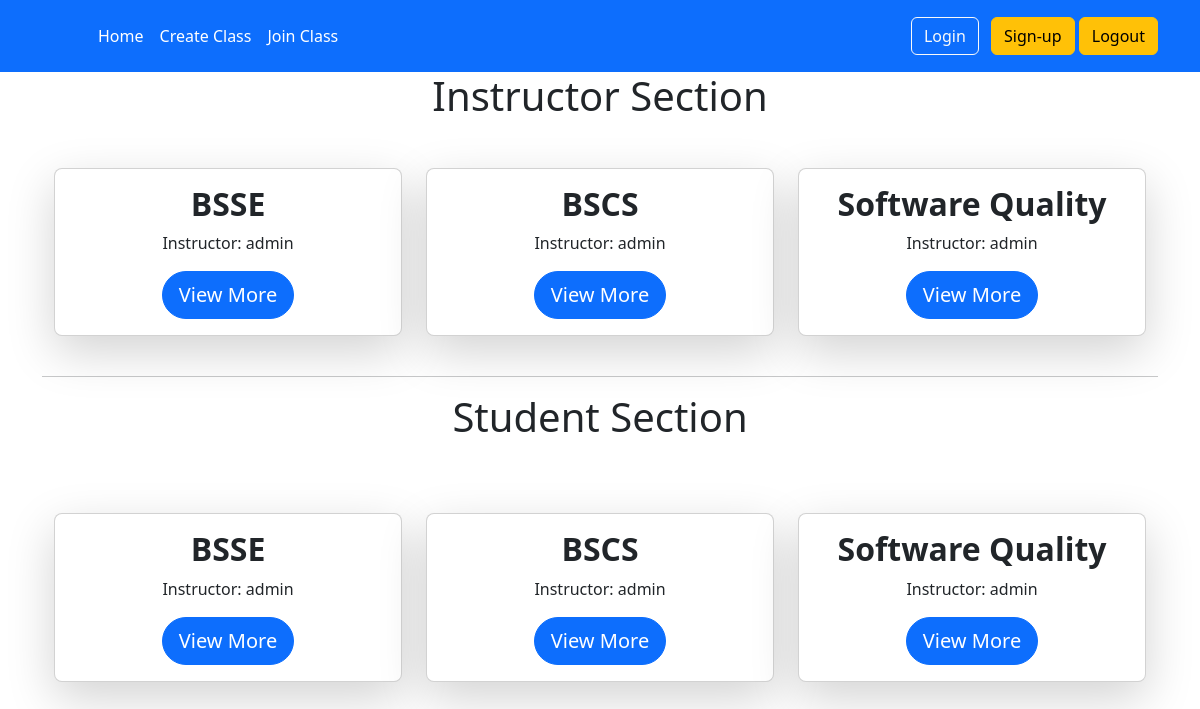
The app's page / (signed in) with its own data.
### authz/models.py (models this page shows)
class GoogleClass(models.Model):
    class_name = models.CharField(max_length=255)
    class_code = models.CharField(max_length=100)
    instructor = models.ForeignKey(User, null=True, blank=True ,on_delete=models.CASCADE)
    def __str__(self):
        return self.class_name

### home/views/home_view.py (the view)
# urls.py: path('',include('home.urls')),
def home(request):
    current_user = request.user
    googlcls = GoogleClass.objects.filter(instructor__username = current_user)
    googlclss = GoogleClass.objects.filter(classinstructor__name__username = current_user)
    print(googlclss)
    context = {
        'classs': googlcls,
        'std': googlclss,
    }
    return render(request,'home.html',context)

### templates/home.html (shortened to what this page needs)
{% extends "base.html" %}
{% block content %}
<h1 class="text-center">Instructor Section</h1>
<div class="container mt-5">
    <div class="row justify-content-center">
        {% for clas in classs %}
        <div class="col-md-4 mb-4">
            <div class="card shadow-lg rounded-3">
                <div class="card-body text-center">
                    <h2 class="card-title fw-bold">{{ clas.class_name }}</h2>
                    <p class="card-text">Instructor: {{ clas.instructor.username }}</p>
                    <a href="{% url 'resource' clas.id %}" class="btn btn-primary btn-lg rounded-pill">View More</a>
                </div>
            </div>
        </div>
        {% endfor %}
    </div>
</div>
<hr>
<h1 class="text-center">Student Section</h1>
<div class="container mt-5">
    <div class="row justify-content-center">
        {% for stds in std %}
        <div class="col-md-4 mt-4">
            <div class="card shadow-lg rounded-3">
                <div class="card-body text-center">
                    <h2 class="card-title fw-bold">{{ stds.class_name }}</h2>
                    <p class="card-text">Instructor: {{ stds.instructor.username }}</p>
                    <a href="{% url 'resource' stds.id %}" class="btn btn-primary btn-lg rounded-pill">View More</a>
                </div>
            </div>
        </div>
        {% endfor %}
    </div>
</div>
{% endblock content %}

### records on screen
GoogleClass: class_name "BSSE", instructor.username "admin"
GoogleClass: class_name "BSCS", instructor.username "admin"
GoogleClass: class_name "Software Quality", instructor.username "admin"
